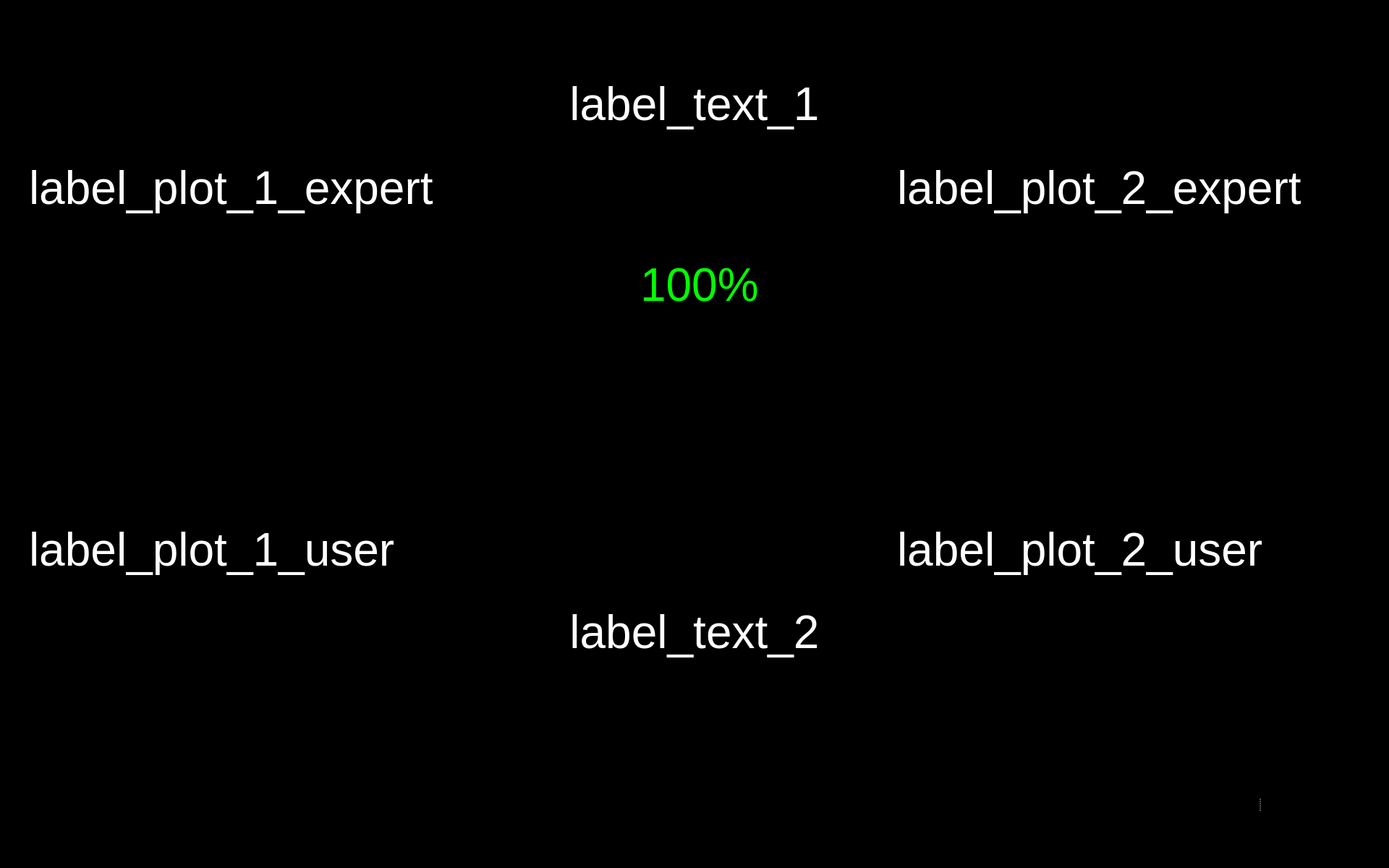
<?xml version="1.0" encoding="UTF-8"?>
<ui version="4.0">
 <class>Form</class>
 <widget class="QWidget" name="Form">
  <property name="geometry">
   <rect>
    <x>0</x>
    <y>0</y>
    <width>1920</width>
    <height>1200</height>
   </rect>
  </property>
  <property name="maximumSize">
   <size>
    <width>1920</width>
    <height>1200</height>
   </size>
  </property>
  <property name="windowTitle">
   <string>Form</string>
  </property>
  <property name="styleSheet">
   <string notr="true">background-color: rgb(0, 0, 0);</string>
  </property>
  <widget class="QLabel" name="label_text_2">
   <property name="geometry">
    <rect>
     <x>40</x>
     <y>750</y>
     <width>1840</width>
     <height>250</height>
    </rect>
   </property>
   <property name="font">
    <font>
     <pointsize>48</pointsize>
    </font>
   </property>
   <property name="styleSheet">
    <string notr="true">color: rgb(255, 255, 255);</string>
   </property>
   <property name="text">
    <string>&lt;html&gt;&lt;head/&gt;&lt;body&gt;&lt;p&gt;&lt;span style=&quot; color:#ffffff;&quot;&gt;label_text_2&lt;/span&gt;&lt;/p&gt;&lt;/body&gt;&lt;/html&gt;</string>
   </property>
   <property name="alignment">
    <set>Qt::AlignCenter</set>
   </property>
   <property name="wordWrap">
    <bool>true</bool>
   </property>
  </widget>
  <widget class="QLabel" name="label_text_1">
   <property name="geometry">
    <rect>
     <x>40</x>
     <y>20</y>
     <width>1840</width>
     <height>250</height>
    </rect>
   </property>
   <property name="font">
    <font>
     <pointsize>48</pointsize>
    </font>
   </property>
   <property name="styleSheet">
    <string notr="true">color: rgb(255, 255, 255);</string>
   </property>
   <property name="text">
    <string>&lt;html&gt;&lt;head/&gt;&lt;body&gt;&lt;p&gt;&lt;span style=&quot; color:#ffffff;&quot;&gt;label_text_1&lt;/span&gt;&lt;/p&gt;&lt;/body&gt;&lt;/html&gt;</string>
   </property>
   <property name="alignment">
    <set>Qt::AlignCenter</set>
   </property>
   <property name="wordWrap">
    <bool>true</bool>
   </property>
  </widget>
  <widget class="QWidget" name="widget_bottom_right" native="true">
   <property name="geometry">
    <rect>
     <x>1559</x>
     <y>1030</y>
     <width>361</width>
     <height>161</height>
    </rect>
   </property>
   <property name="styleSheet">
    <string notr="true">background-color: rgb(0,0,0);</string>
   </property>
   <widget class="QSplitter" name="splitter_3">
    <property name="geometry">
     <rect>
      <x>6</x>
      <y>6</y>
      <width>351</width>
      <height>150</height>
     </rect>
    </property>
    <property name="frameShape">
     <enum>QFrame::NoFrame</enum>
    </property>
    <property name="frameShadow">
     <enum>QFrame::Plain</enum>
    </property>
    <property name="lineWidth">
     <number>0</number>
    </property>
    <property name="orientation">
     <enum>Qt::Horizontal</enum>
    </property>
    <property name="opaqueResize">
     <bool>false</bool>
    </property>
    <property name="handleWidth">
     <number>53</number>
    </property>
    <property name="childrenCollapsible">
     <bool>false</bool>
    </property>
    <widget class="QPushButton" name="button_restart">
     <property name="enabled">
      <bool>true</bool>
     </property>
     <property name="minimumSize">
      <size>
       <width>81</width>
       <height>81</height>
      </size>
     </property>
     <property name="maximumSize">
      <size>
       <width>150</width>
       <height>150</height>
      </size>
     </property>
     <property name="cursor">
      <cursorShape>OpenHandCursor</cursorShape>
     </property>
     <property name="focusPolicy">
      <enum>Qt::WheelFocus</enum>
     </property>
     <property name="contextMenuPolicy">
      <enum>Qt::DefaultContextMenu</enum>
     </property>
     <property name="layoutDirection">
      <enum>Qt::LeftToRight</enum>
     </property>
     <property name="autoFillBackground">
      <bool>false</bool>
     </property>
     <property name="styleSheet">
      <string notr="true"/>
     </property>
     <property name="icon">
      <iconset>
       <normaloff>resources/Button Restart.svg</normaloff>resources/Button Restart.svg</iconset>
     </property>
     <property name="iconSize">
      <size>
       <width>144</width>
       <height>144</height>
      </size>
     </property>
     <property name="autoDefault">
      <bool>false</bool>
     </property>
     <property name="default">
      <bool>false</bool>
     </property>
     <property name="flat">
      <bool>true</bool>
     </property>
    </widget>
    <widget class="QPushButton" name="button_exit">
     <property name="enabled">
      <bool>true</bool>
     </property>
     <property name="minimumSize">
      <size>
       <width>81</width>
       <height>81</height>
      </size>
     </property>
     <property name="maximumSize">
      <size>
       <width>150</width>
       <height>150</height>
      </size>
     </property>
     <property name="cursor">
      <cursorShape>OpenHandCursor</cursorShape>
     </property>
     <property name="focusPolicy">
      <enum>Qt::WheelFocus</enum>
     </property>
     <property name="contextMenuPolicy">
      <enum>Qt::DefaultContextMenu</enum>
     </property>
     <property name="icon">
      <iconset resource="resources/res.qrc">
       <normaloff>:/buttons/Button Exit.svg</normaloff>:/buttons/Button Exit.svg</iconset>
     </property>
     <property name="iconSize">
      <size>
       <width>144</width>
       <height>144</height>
      </size>
     </property>
     <property name="autoDefault">
      <bool>false</bool>
     </property>
     <property name="default">
      <bool>false</bool>
     </property>
     <property name="flat">
      <bool>true</bool>
     </property>
    </widget>
   </widget>
  </widget>
  <widget class="QPushButton" name="button_nav_left">
   <property name="enabled">
    <bool>true</bool>
   </property>
   <property name="geometry">
    <rect>
     <x>760</x>
     <y>560</y>
     <width>150</width>
     <height>150</height>
    </rect>
   </property>
   <property name="minimumSize">
    <size>
     <width>81</width>
     <height>81</height>
    </size>
   </property>
   <property name="maximumSize">
    <size>
     <width>150</width>
     <height>150</height>
    </size>
   </property>
   <property name="cursor">
    <cursorShape>OpenHandCursor</cursorShape>
   </property>
   <property name="focusPolicy">
    <enum>Qt::WheelFocus</enum>
   </property>
   <property name="contextMenuPolicy">
    <enum>Qt::DefaultContextMenu</enum>
   </property>
   <property name="layoutDirection">
    <enum>Qt::LeftToRight</enum>
   </property>
   <property name="autoFillBackground">
    <bool>false</bool>
   </property>
   <property name="styleSheet">
    <string notr="true"/>
   </property>
   <property name="icon">
    <iconset resource="resources/res.qrc">
     <normaloff>:/buttons/Button Left.svg</normaloff>:/buttons/Button Left.svg</iconset>
   </property>
   <property name="iconSize">
    <size>
     <width>144</width>
     <height>144</height>
    </size>
   </property>
   <property name="autoDefault">
    <bool>false</bool>
   </property>
   <property name="default">
    <bool>false</bool>
   </property>
   <property name="flat">
    <bool>true</bool>
   </property>
  </widget>
  <widget class="QPushButton" name="button_nav_right">
   <property name="enabled">
    <bool>true</bool>
   </property>
   <property name="geometry">
    <rect>
     <x>1000</x>
     <y>560</y>
     <width>150</width>
     <height>150</height>
    </rect>
   </property>
   <property name="minimumSize">
    <size>
     <width>81</width>
     <height>81</height>
    </size>
   </property>
   <property name="maximumSize">
    <size>
     <width>150</width>
     <height>150</height>
    </size>
   </property>
   <property name="cursor">
    <cursorShape>OpenHandCursor</cursorShape>
   </property>
   <property name="focusPolicy">
    <enum>Qt::WheelFocus</enum>
   </property>
   <property name="contextMenuPolicy">
    <enum>Qt::DefaultContextMenu</enum>
   </property>
   <property name="layoutDirection">
    <enum>Qt::LeftToRight</enum>
   </property>
   <property name="autoFillBackground">
    <bool>false</bool>
   </property>
   <property name="styleSheet">
    <string notr="true"/>
   </property>
   <property name="icon">
    <iconset resource="resources/res.qrc">
     <normaloff>:/buttons/Button Right.svg</normaloff>:/buttons/Button Right.svg</iconset>
   </property>
   <property name="iconSize">
    <size>
     <width>144</width>
     <height>144</height>
    </size>
   </property>
   <property name="autoDefault">
    <bool>false</bool>
   </property>
   <property name="default">
    <bool>false</bool>
   </property>
   <property name="flat">
    <bool>true</bool>
   </property>
  </widget>
  <widget class="QLabel" name="label_plot_1_expert">
   <property name="geometry">
    <rect>
     <x>40</x>
     <y>20</y>
     <width>640</width>
     <height>480</height>
    </rect>
   </property>
   <property name="maximumSize">
    <size>
     <width>640</width>
     <height>480</height>
    </size>
   </property>
   <property name="font">
    <font>
     <pointsize>48</pointsize>
    </font>
   </property>
   <property name="styleSheet">
    <string notr="true">color: rgb(255, 255, 255);</string>
   </property>
   <property name="text">
    <string>label_plot_1_expert</string>
   </property>
  </widget>
  <widget class="QLabel" name="label_plot_2_user">
   <property name="geometry">
    <rect>
     <x>1240</x>
     <y>520</y>
     <width>640</width>
     <height>480</height>
    </rect>
   </property>
   <property name="maximumSize">
    <size>
     <width>640</width>
     <height>480</height>
    </size>
   </property>
   <property name="font">
    <font>
     <pointsize>48</pointsize>
    </font>
   </property>
   <property name="styleSheet">
    <string notr="true">color: rgb(255, 255, 255);</string>
   </property>
   <property name="text">
    <string>label_plot_2_user</string>
   </property>
  </widget>
  <widget class="QLabel" name="label_plot_1_user">
   <property name="geometry">
    <rect>
     <x>40</x>
     <y>520</y>
     <width>640</width>
     <height>480</height>
    </rect>
   </property>
   <property name="maximumSize">
    <size>
     <width>640</width>
     <height>480</height>
    </size>
   </property>
   <property name="font">
    <font>
     <pointsize>48</pointsize>
    </font>
   </property>
   <property name="styleSheet">
    <string notr="true">color: rgb(255, 255, 255);</string>
   </property>
   <property name="text">
    <string>label_plot_1_user</string>
   </property>
  </widget>
  <widget class="QLabel" name="label_plot_2_expert">
   <property name="geometry">
    <rect>
     <x>1240</x>
     <y>20</y>
     <width>640</width>
     <height>480</height>
    </rect>
   </property>
   <property name="maximumSize">
    <size>
     <width>640</width>
     <height>480</height>
    </size>
   </property>
   <property name="font">
    <font>
     <pointsize>48</pointsize>
    </font>
   </property>
   <property name="styleSheet">
    <string notr="true">color: rgb(255, 255, 255);</string>
   </property>
   <property name="text">
    <string>label_plot_2_expert</string>
   </property>
   <property name="wordWrap">
    <bool>true</bool>
   </property>
  </widget>
  <widget class="QWidget" name="widget_score" native="true">
   <property name="geometry">
    <rect>
     <x>730</x>
     <y>320</y>
     <width>450</width>
     <height>150</height>
    </rect>
   </property>
   <widget class="QWidget" name="horizontalLayoutWidget_2">
    <property name="geometry">
     <rect>
      <x>-1</x>
      <y>-1</y>
      <width>451</width>
      <height>152</height>
     </rect>
    </property>
    <layout class="QHBoxLayout" name="horizontalLayout_2">
     <item>
      <widget class="QLabel" name="score_bar">
       <property name="enabled">
        <bool>true</bool>
       </property>
       <property name="sizePolicy">
        <sizepolicy hsizetype="Preferred" vsizetype="Preferred">
         <horstretch>0</horstretch>
         <verstretch>0</verstretch>
        </sizepolicy>
       </property>
       <property name="maximumSize">
        <size>
         <width>150</width>
         <height>150</height>
        </size>
       </property>
       <property name="text">
        <string/>
       </property>
       <property name="pixmap">
        <pixmap resource="resources/res.qrc">:/img/SCORE Bar.svg</pixmap>
       </property>
      </widget>
     </item>
     <item>
      <widget class="QLabel" name="label_text_score">
       <property name="font">
        <font>
         <pointsize>48</pointsize>
        </font>
       </property>
       <property name="styleSheet">
        <string notr="true">color: rgb(0, 255, 0);</string>
       </property>
       <property name="text">
        <string>&lt;html&gt;&lt;head/&gt;&lt;body&gt;&lt;p&gt;&lt;span style=&quot; color:#00ff00;&quot;&gt;100%&lt;/span&gt;&lt;/p&gt;&lt;/body&gt;&lt;/html&gt;</string>
       </property>
       <property name="alignment">
        <set>Qt::AlignLeading|Qt::AlignLeft|Qt::AlignVCenter</set>
       </property>
       <property name="wordWrap">
        <bool>true</bool>
       </property>
      </widget>
     </item>
    </layout>
   </widget>
  </widget>
 </widget>
 <resources>
  <include location="resources/res.qrc"/>
 </resources>
 <connections/>
</ui>
